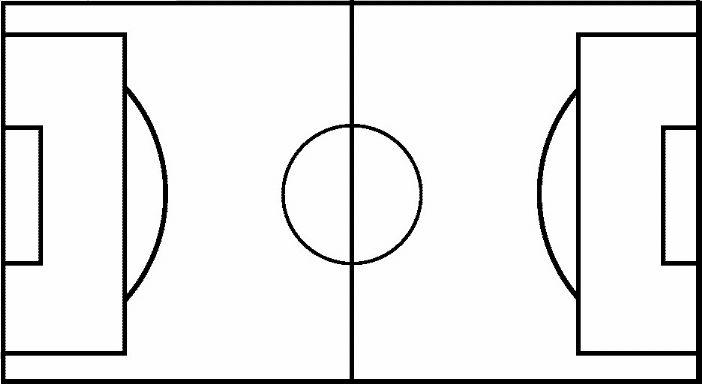
#> input picture CSE 463 - Computer Vision/HW1/soccer fieild.jpg, 702 x 384 px
$ python -i 141044062.py   (imports and definitions only)
#> lines starting #> are read from the running program, lines starting #| are printed output that depends on the picture; after the words box and inside, x2 and y2 are one past the last pixel; in counts of white or black regions, pixels touching at a corner belong together
import sys
import math
import cv2
import numpy as np
from collections import defaultdict
import urllib.request as url

_url="http://192.168.0.26:8080/shot.jpg" # Demo da Telefon IP kontrolünü sağla !!!

def main():
    model = cv2.imread('soccer fieild.jpg')
    height = model.shape[0]
    width = model.shape[1]
    modelNp = np.array([[0,0],[0,height],[width,0],[width,height]], dtype = "float32")

    while(True):
        imgResp=url.urlopen(_url)
        imgNp=np.array(bytearray(imgResp.read()),dtype=np.uint8)
        frame=cv2.imdecode(imgNp,-1)
        cv2.imshow('PhoneCamera',frame)

        if cv2.waitKey(1) & 0xFF == ord('c'):
            img, testNp  = houghOperation(frame)
            res = perspectiveOperation(frame,testNp,modelNp,model)
            cv2.imshow('Perspective',res)
            if cv2.waitKey(1) & 0xFF == ord('q'):
                break
    cv2.waitKey()
    cv2.destroyAllWindows()
    return 0

def perspectiveOperation(src, testN, modelN,modelImg):
    matris = cv2.getPerspectiveTransform(testN,modelN)
    pers = cv2.warpPerspective(src, matris,(modelImg.shape[1],modelImg.shape[0]))
    return pers

def houghOperation(src):
    dst = cv2.Canny(src, 50, 200, None, 3)

    cdst = cv2.cvtColor(dst, cv2.COLOR_GRAY2BGR)

    lines = cv2.HoughLines(dst, 1, np.pi / 180, 300, None, 0, 0)

    segmented = segment_by_angle_kmeans(lines)
    intersections = segmented_intersections(segmented)

    maxX, maxXY, maxY, maxYX = 0,0,0,0
    minX, minXY, minY, minYX = 100000, 100000, 100000, 100000

    for i in range(1,len(intersections)):
        x = intersections[i][0][0]
        y = intersections[i][0][1]
        if(x<minX):
            minX, minXY = x,y
        if(x>maxX):
            maxX, maxXY = x,y
        if(y<minY):
            minY, minYX = y,x
        if(y>maxY):
            maxY, maxYX = y,x
        cdst = cv2.circle(cdst, (x,y), 10, (0, 0, 255), 5)

    if(minYX < maxYX):
        nparr = np.array([[minYX,minY],[minX,minXY],[maxX,maxXY],[maxYX,maxY]], dtype = "float32")
    else:
        nparr = np.array([[minX,minXY],[maxYX,maxY],[minYX,minY],[maxX,maxXY]], dtype = "float32")

    return cdst,nparr


def segment_by_angle_kmeans(lines, k=2, **kwargs):
    default_criteria_type = cv2.TERM_CRITERIA_EPS + cv2.TERM_CRITERIA_MAX_ITER
    criteria = kwargs.get('criteria', (default_criteria_type, 10, 1.0))
    flags = kwargs.get('flags', cv2.KMEANS_RANDOM_CENTERS)
    attempts = kwargs.get('attempts', 10)

    angles = np.array([line[0][1] for line in lines])
    pts = np.array([[np.cos(2*angle), np.sin(2*angle)]
                    for angle in angles], dtype=np.float32)

    labels, centers = cv2.kmeans(pts, k, None, criteria, attempts, flags)[1:]
    labels = labels.reshape(-1)

    segmented = defaultdict(list)
    for i, line in zip(range(len(lines)), lines):
        segmented[labels[i]].append(line)
    segmented = list(segmented.values())
    return segmented

def intersection(line1, line2):
    rho1, theta1 = line1[0]
    rho2, theta2 = line2[0]
    A = np.array([
        [np.cos(theta1), np.sin(theta1)],
        [np.cos(theta2), np.sin(theta2)]
    ])
    b = np.array([[rho1], [rho2]])
    x0, y0 = np.linalg.solve(A, b)
    x0, y0 = int(np.round(x0)), int(np.round(y0))
    return [[x0, y0]]


def segmented_intersections(lines):
    intersections = []
    for i, group in enumerate(lines[:-1]):
        for next_group in lines[i+1:]:
            for line1 in group:
                for line2 in next_group:
                    intersections.append(intersection(line1, line2))
    return intersections

# [2 lines not run here, left out]

>>> import cv2
>>> picture = cv2.imread('soccer fieild.jpg')
#> picture is the input picture: shape (384, 702, 3); min 0, max 255, mean 232.3
>>> result = houghOperation(picture)
#> in houghOperation, `dst = cv2.Canny(src, 50, 200, None, 3)`:
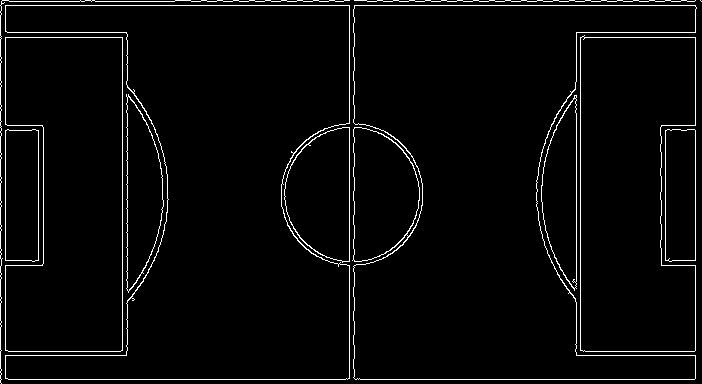
#> dst: shape (384, 702); 3.3% white in thin lines or dots
#> in houghOperation, `cdst = cv2.cvtColor(dst, cv2.COLOR_GRAY2BGR)`: cdst: shape (384, 702, 3); 3.3% white in thin lines or dots
#> in houghOperation, `lines = cv2.HoughLines(dst, 1, np.pi / 180, 300, None, 0, 0)`: lines = [[5, 1.57], [379, 1.57], [1, 1.57], [349, 0], [5, 0], [695, 0], [122, 0], [580, 0], [0, 0]]
#> in segment_by_angle_kmeans, `angles = np.array([line[0][1] for line in lines])`: angles = [1.57, 1.57, 1.57, 0, 0, 0, 0, 0, 0]
#> in segment_by_angle_kmeans, `pts = np.array([[np.cos(2*angle), np.sin(2*angle)] for angle in angles..`: pts = [[-1, -8.74e-08], [-1, -8.74e-08], [-1, -8.74e-08], [1, 0], [1, 0], [1, 0], [1, 0], [1, 0], [1, 0]]
#> in segment_by_angle_kmeans, `labels, centers = cv2.kmeans(pts, k, None, criteria, attempts, flags)[..`: labels = [0, 0, 0, 1, 1, 1, 1, 1, 1]; centers = [[-1, -8.74e-08], [1, 0]]
#> the loop in segment_by_angle_kmeans, `for i, line in zip(range(len(lines)), lines):` made 9 passes
#> in houghOperation, `segmented = segment_by_angle_kmeans(lines)`: segmented = [[[[5, 1.57]], [[379, 1.57]], [[1, 1.57]]], [[[349, 0]], [[5, 0]], [[695, 0]], [[122, 0]], [[580, 0]], [[0, 0]]]]
#> the loop in segmented_intersections, `for i, group in enumerate(lines[:-1]):` made 1 pass
#> group on pass 1: [[[5, 1.57]], [[379, 1.57]], [[1, 1.57]]]
#> after the loop in segmented_intersections, `for i, group in enumerate(lines[:-1]):`: intersections = [[[349, 5]], [[5, 5]], [[695, 5]], [[122, 5]], [[580, 5]], [[0, 5]], [[349, 379]], [[5, 379]], [[695, 379]], [[122, 379]], [[580, 379]], [[0, 379]], [[349, 1]], [[5, 1]], [[695, 1]], [[122, 1]], [[580, 1]], [[0, 1]]]
#> the loop in houghOperation, `for i in range(1,len(intersections)):` made 17 passes
#> (x, y, minX, minXY, maxX, maxXY, minY, minYX) on pass 1: (5, 5, 5, 5, 5, 5, 5, 5)
#> (x, y, maxX, maxXY) on pass 2: (695, 5, 695, 5)
#> pass 1, in houghOperation, `cdst = cv2.circle(cdst, (x,y), 10, (0, 0, 255), 5)`:
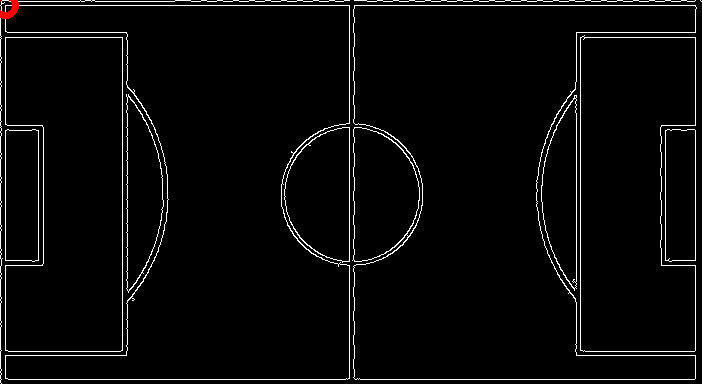
#> cdst: shape (384, 702, 3); mean B, G, R 8.4, 8.4, 8.6
#> pass 2, in houghOperation, `cdst = cv2.circle(cdst, (x,y), 10, (0, 0, 255), 5)`:
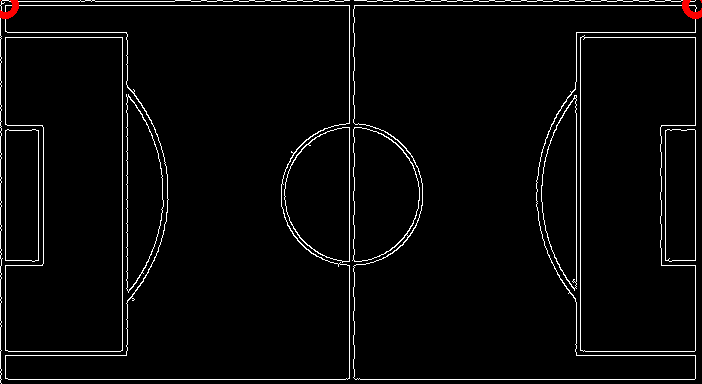
#> cdst: shape (384, 702, 3); 0.07% of pixels changed, all inside (x1, y1, x2, y2) = (682, 0, 702, 19)
#> pass 3, in houghOperation, `cdst = cv2.circle(cdst, (x,y), 10, (0, 0, 255), 5)`:
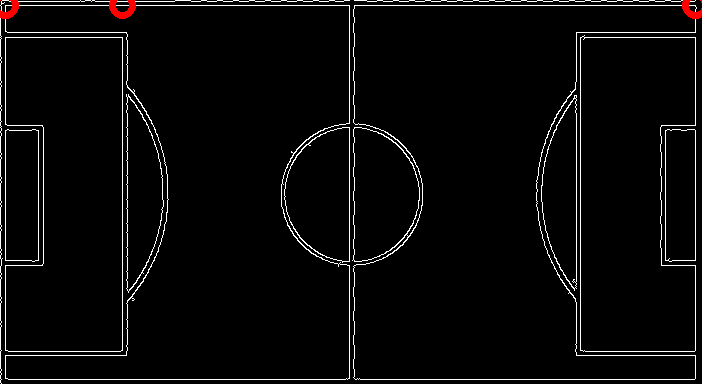
#> cdst: shape (384, 702, 3); 0.11% of pixels changed, all inside (x1, y1, x2, y2) = (109, 0, 136, 19)
#> after the loop in houghOperation, `for i in range(1,len(intersections)):`:
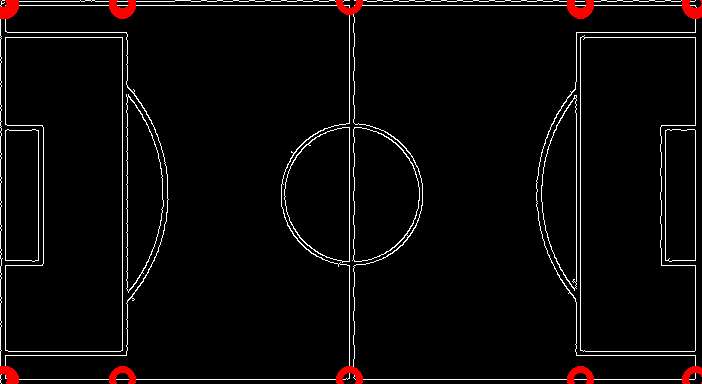
#> cdst: shape (384, 702, 3); 0.76% of pixels changed, all inside (x1, y1, x2, y2) = (0, 0, 702, 384)
#> after the loop in houghOperation, `for i in range(1,len(intersections)):`: maxX = 695; maxXY = 5; maxY = 379; maxYX = 349; minX = 0; minXY = 5; minY = 1; minYX = 349
#> in houghOperation, `nparr = np.array([[minX,minXY],[maxYX,maxY],[minYX,minY],[maxX,maxXY]]..`: nparr = [[0, 5], [349, 379], [349, 1], [695, 5]]
